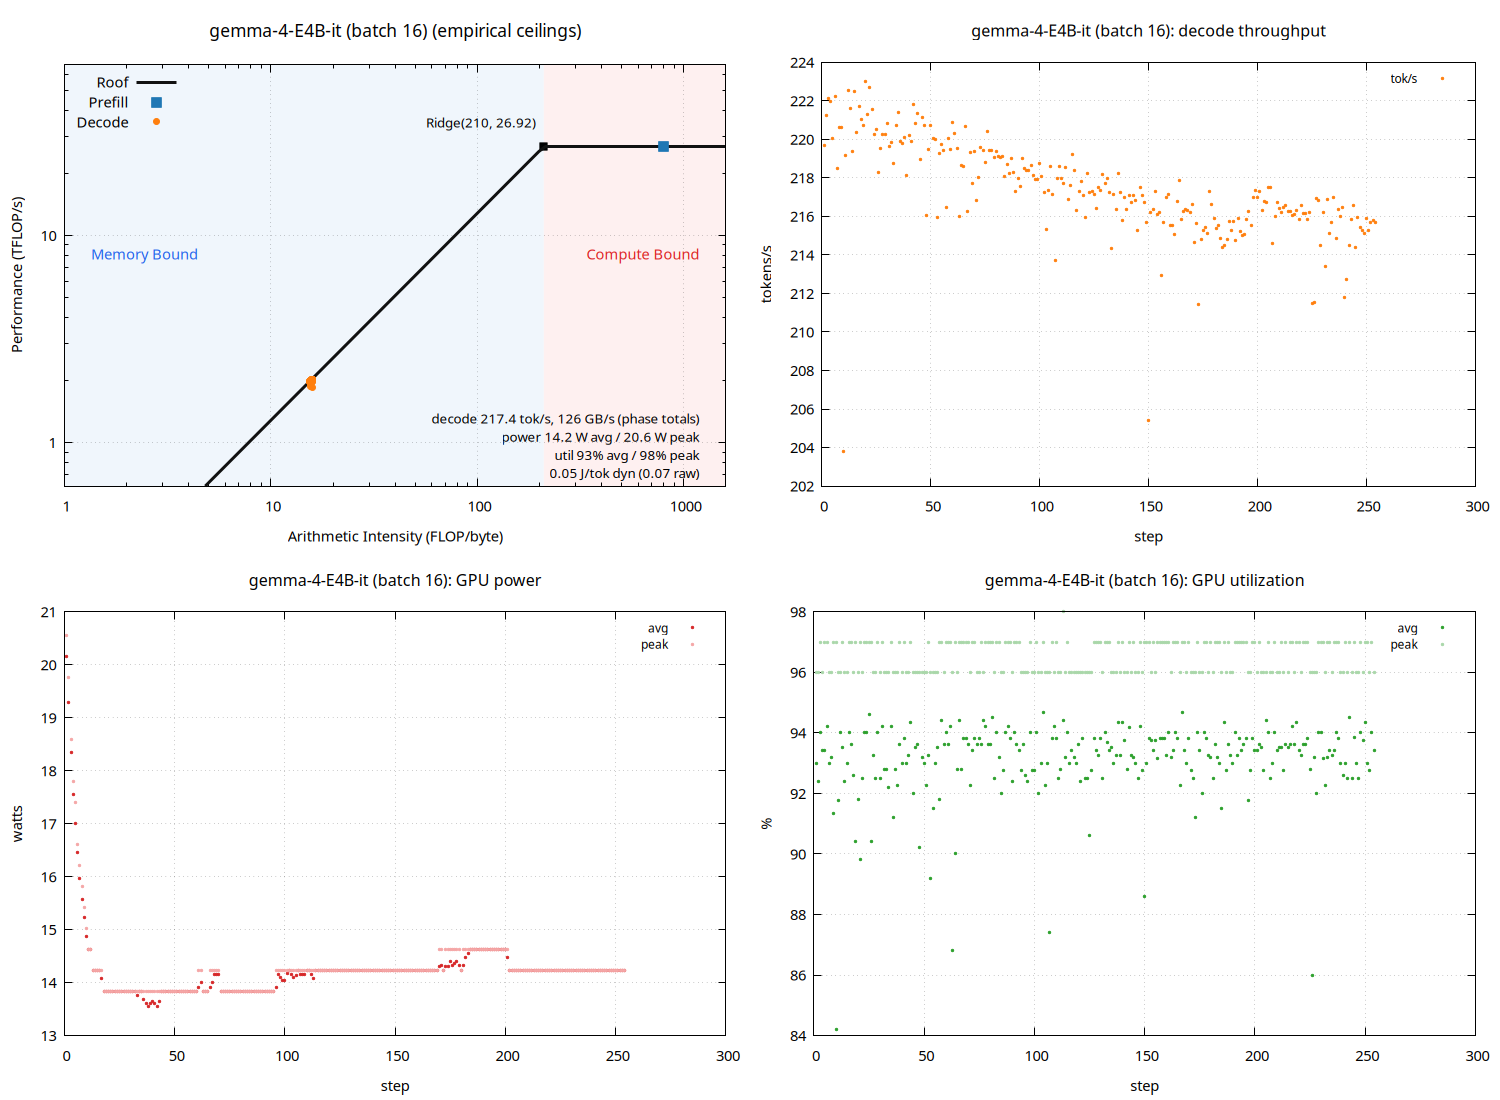

Write gnuplot code to recreate this figure.
set terminal pngcairo size 1500,1100 enhanced font 'Sans,11'
set output 'sweep_thor_vllm/gemma_b016_roofline.png'
set datafile separator "\t"
set datafile missing 'NaN'
set multiplot layout 2,2
unset label
unset object
unset arrow
set title "gemma-4-E4B-it (batch 16) (empirical ceilings)" font ',13'
set xlabel "Arithmetic Intensity (FLOP/byte)"
set ylabel "Performance (TFLOP/s)"
set logscale xy
set xrange [1:1600.47]
set yrange [0.616417:67.2963]
set grid xtics ytics
set key top left
set object 1 rectangle from graph 0, graph 0 to first 209.957, graph 1 \
    fillcolor rgb '#dce9f7' fillstyle solid 0.45 noborder behind
set object 2 rectangle from first 209.957, graph 0 to graph 1, graph 1 \
    fillcolor rgb '#fbdcdc' fillstyle solid 0.45 noborder behind
set label 1 "Memory Bound" at graph 0.04, graph 0.55 left \
    textcolor rgb '#2563eb' font ',11'
set label 2 "Compute Bound" at graph 0.96, graph 0.55 right \
    textcolor rgb '#dc2626' font ',11'
set label 3 "Ridge(210, 26.92)" \
    at first 209.957, first 26.9185 right \
    point pointtype 5 pointsize 1.2 \
    offset character -1.5, character 1 font ',10'
set label 4 "decode 217.4 tok/s, 126 GB/s (phase totals)\npower 14.2 W avg / 20.6 W peak\nutil 93% avg / 98% peak\n0.05 J/tok dyn (0.07 raw)" at graph 0.96, graph 0.16 right font ',10'
peak_t = 26.9185
peak_b = 128.21
roof(x) = (x * peak_b / 1000.0 < peak_t) ? x * peak_b / 1000.0 : peak_t
plot roof(x) with lines linewidth 3 linecolor rgb '#111111' title 'Roof', \
     'sweep_thor_vllm/gemma_b016_roofline.dat' using 3:(strcol(2) eq 'prefill' ? $4 : 1/0) with points \
         pointtype 5 pointsize 1.6 linecolor rgb '#1f77b4' title 'Prefill', \
     'sweep_thor_vllm/gemma_b016_roofline.dat' using 3:(strcol(2) eq 'decode' ? $4 : 1/0) with points \
         pointtype 7 pointsize 1.0 linecolor rgb '#ff7f0e' title 'Decode'

unset label
unset object
unset arrow
unset logscale
set xrange [*:*]
set yrange [*:*]
set title "gemma-4-E4B-it (batch 16): decode throughput" font ',12'
set xlabel "step"
set ylabel "tokens/s"
set grid xtics ytics
set key top right font ',9'
plot 'sweep_thor_vllm/gemma_b016_roofline.dat' using 1:(strcol(2) eq 'decode' ? $5 : 1/0) with points pointtype 7 pointsize 0.4 linecolor rgb '#ff7f0e' title 'tok/s'

unset label
unset object
unset arrow
unset logscale
set xrange [*:*]
set yrange [*:*]
set title "gemma-4-E4B-it (batch 16): GPU power" font ',12'
set xlabel "step"
set ylabel "watts"
set grid xtics ytics
set key top right font ',9'
plot 'sweep_thor_vllm/gemma_b016_roofline.dat' using 1:(strcol(2) eq 'decode' ? $6 : 1/0) with points pointtype 7 pointsize 0.4 linecolor rgb '#d62728' title 'avg', \
     'sweep_thor_vllm/gemma_b016_roofline.dat' using 1:(strcol(2) eq 'decode' ? $8 : 1/0) with points pointtype 7 pointsize 0.4 linecolor rgb '#f4a6a6' title 'peak'

unset label
unset object
unset arrow
unset logscale
set xrange [*:*]
set yrange [*:*]
set title "gemma-4-E4B-it (batch 16): GPU utilization" font ',12'
set xlabel "step"
set ylabel "%"
set grid xtics ytics
set key top right font ',9'
plot 'sweep_thor_vllm/gemma_b016_roofline.dat' using 1:(strcol(2) eq 'decode' ? $7 : 1/0) with points pointtype 7 pointsize 0.4 linecolor rgb '#2ca02c' title 'avg', \
     'sweep_thor_vllm/gemma_b016_roofline.dat' using 1:(strcol(2) eq 'decode' ? $9 : 1/0) with points pointtype 7 pointsize 0.4 linecolor rgb '#a9d7a9' title 'peak'

unset multiplot
